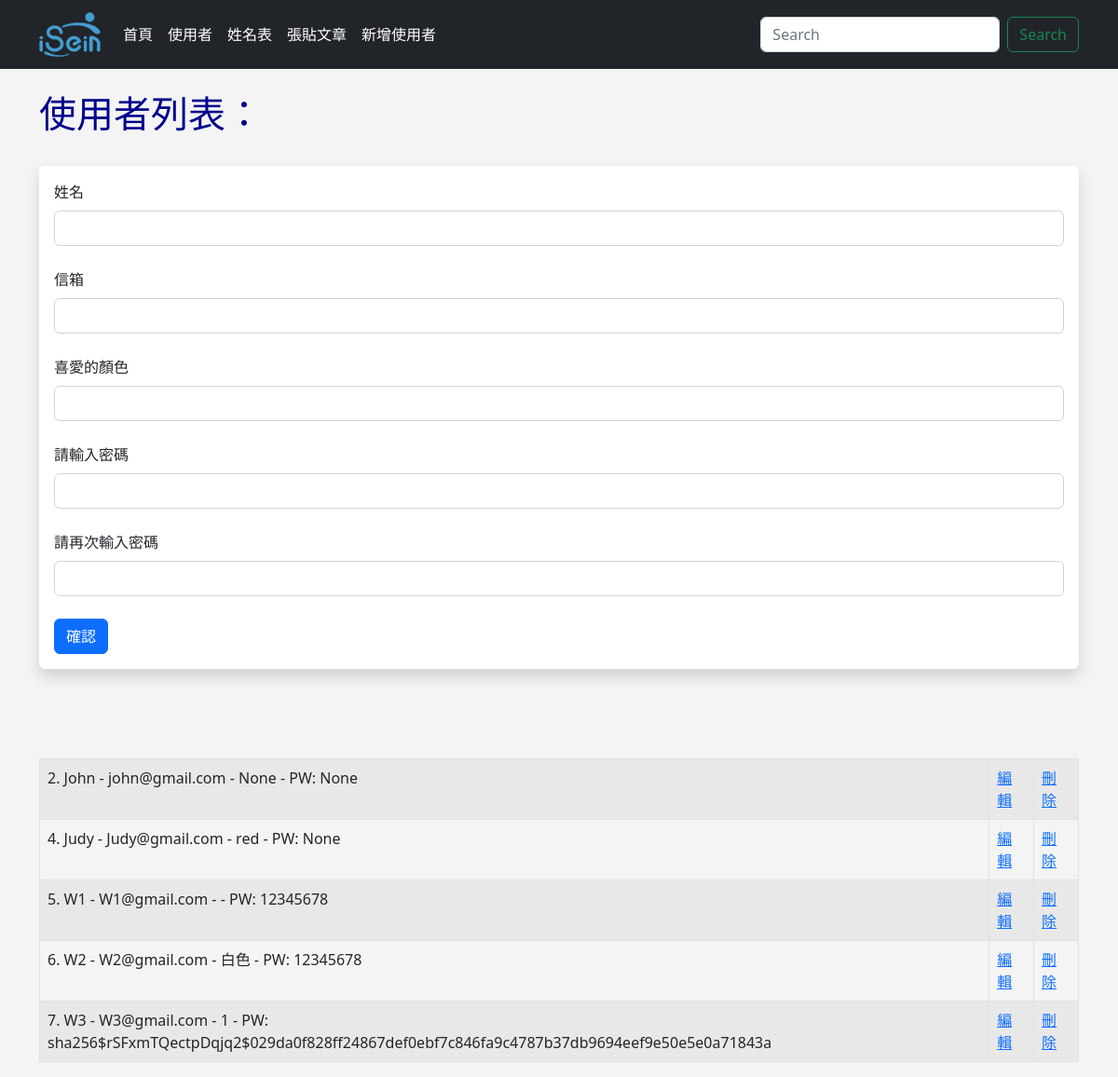
Screenshot of /user/add with the database file from the repository.
### app.py (models this page shows, shortened)
class Users(db.Model):
    id = db.Column(db.Integer, primary_key=True)
    name = db.Column(db.String(200), nullable=False)
    email = db.Column(db.String(200), nullable=False, unique=True)
    favorite_color = db.Column(db.String(120))
    password_hash = db.Column(db.String(128))
    date_added = db.Column(db.DateTime, default=datetime.utcnow)
    @property
    def password(self):
        raise AttributeError("哈希屬性不可讀取！")

### app.py (the view, shortened to what this page needs)
@app.route('/user/add', methods=['GET', 'POST'])
def add_user():
    name = None
    form = UserForm()
    our_users = Users.query.order_by(Users.date_added)
    return render_template("add_user.html",
        form=form,
        name=name,
        our_users=our_users
        )

### app.py
class UserForm(FlaskForm):
    name = StringField("姓名", validators=[DataRequired()])
    email = StringField("信箱", validators=[DataRequired()])
    favorite_color = StringField("喜愛的顏色")
    password_hash = PasswordField('請輸入密碼',
        validators=[DataRequired(),
        EqualTo('password_hash2', message='密碼必須匹配')])
    password_hash2 = PasswordField('請再次輸入密碼', validators=[DataRequired()])
    submit = SubmitField("確認")

### templates/add_user.html (shortened to what this page needs)
{% extends 'base.html' %}
{% block content %}
    {% if name %}
        <h1>Hello {{ name }}</h1>
        <br/><br/>
    {% else %}
        <h1>使用者列表：</h1>
        <br/>
        <div class="shadow p-3 mb-5 bg-body rounded">
            <form method="POST">
                {{ form.name.label(class="form-label") }}
                {{ form.name(class="form-control") }}
                <br/>
                {{ form.email.label(class="form-label") }}
                {{ form.email(class="form-control") }}
                <br/>
                {{ form.favorite_color.label(class="form-label") }}
                {{ form.favorite_color(class="form-control") }}
                <br/>
                {{ form.password_hash.label(class="form-label") }}
                {{ form.password_hash(class="form-control") }}
                <br/>
                {{ form.password_hash2.label(class="form-label") }}
                {{ form.password_hash2(class="form-control") }}
                <br/>
                {{ form.submit(class="btn btn-primary") }}
            </form>
        </div>
        <br/><br/>
    {% endif %}
    <table class="table table-hover table-bordered table-striped">
        {% for our_user in our_users %}
            <tr>
                <td>{{ our_user.id }}. {{ our_user.name }} - {{ our_user.email }} - {{ our_user.favorite_color }} - PW: {{ our_user.password_hash }}</td>
                <td><a href="{{ url_for('update', id=our_user.id) }}">編輯</a></td>
                <td><a href="{{ url_for('delete', id=our_user.id) }}">刪除</a></td>
            </tr>
        {% endfor %}
    </table>
{% endblock %}

### templates/base.html (shortened to what this page needs)
<!doctype html>
<html lang="en">
  <head>
    <link href="https://cdn.jsdelivr.net/npm/bootstrap@5.2.0/dist/css/bootstrap.min.css" rel="stylesheet">
    <link href="{{ url_for('static', filename='css/style.css') }}" rel="stylesheet">
  </head>
  <body>
    {% include 'navbar.html' %}
    <br/>
    <div class='container'>
      {% block content %}
      {% endblock %}
    </div>
  </body>
</html>

### templates/navbar.html (shortened to what this page needs)
<nav class="navbar navbar-expand-lg navbar-dark bg-dark">
    <div class="container">
      <a class="navbar-brand" href="{{ url_for('index') }}"><img src="static\images\16652396955207.png"></a>
      <div class="collapse navbar-collapse" id="navbarSupportedContent">
        <ul class="navbar-nav me-auto mb-2 mb-lg-0">
          <li class="nav-item">
            <a class="nav-link active" aria-current="page" href="{{ url_for('index') }}">首頁</a>
          </li>
          <li class="nav-item">
            <a class="nav-link active" aria-current="page" href="{{ url_for('user') }}">使用者</a>
          </li>
          <li class="nav-item">
            <a class="nav-link active" aria-current="page" href="{{ url_for('name') }}">姓名表</a>
          </li>
          <li class="nav-item">
            <a class="nav-link active" aria-current="page" href="{{ url_for('add_post') }}">張貼文章</a>
          </li>
          <li class="nav-item">
            <a class="nav-link active" aria-current="page" href="{{ url_for('add_user') }}">新增使用者</a>
          </li>
        </ul>
        <form class="d-flex" role="search">
          <input class="form-control me-2" type="search" placeholder="Search" aria-label="Search">
          <button class="btn btn-outline-success" type="submit">Search</button>
        </form>
      </div>
    </div>
</nav>

### static/css/style.css (style rules this page uses)
h1 { color: darkblue; font-size:40px; }
body { background: #f4f4f4f0; }

### rows the page displays
Users: id "2", name "John", email "john@gmail.com", favorite_color "None", password_hash "None"
Users: id "4", name "Judy", email "Judy@gmail.com", favorite_color "red", password_hash "None"
Users: id "5", name "W1", email "W1@gmail.com", password_hash "12345678"
Users: id "6", name "W2", email "W2@gmail.com", favorite_color "白色", password_hash "12345678"
Users: id "7", name "W3", email "W3@gmail.com", favorite_color "1", password_hash "sha256$rSFxmTQectpDqjq2$029da0f828ff24867def0ebf7c846fa9c4787b37db9694eef9e50e5e0a71843a"
